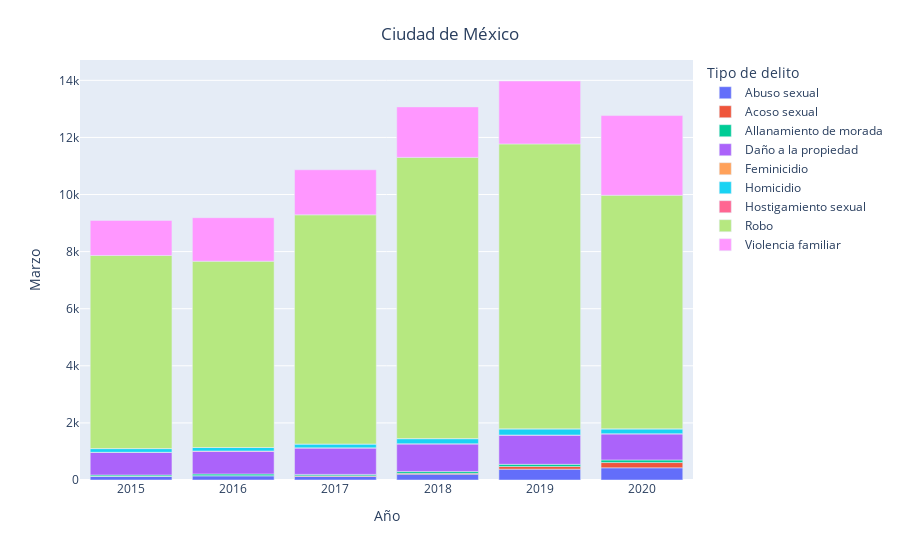

Notebook code for this chart:
### Code cell
entidad = 'Ciudad de México'
mes = 'Marzo'
fig = px.bar(data2[data2['Entidad'] == entidad].groupby(['Año', 'Entidad', 'Tipo de delito']).sum().reset_index()
                   ,x = 'Año', y = mes, color='Tipo de delito')
fig.update_layout(
    title={
        'text': entidad,
        'y':0.95,
        'x':0.5,
        'xanchor': 'center',
        'yanchor': 'top'})
fig.show()

### Figure 1 — Plotly figure (JSON) as saved in the notebook; plotly's stock layout.template omitted (floating-point values rounded to 4 significant figures)
{"data": [{"alignmentgroup": "True", "hovertemplate": "Tipo de delito=Abuso sexual<br>Año=%{x}<br>Marzo=%{y}<extra></extra>", "legendgroup": "Abuso sexual", "marker": {"color": "#636efa"}, "name": "Abuso sexual", "offsetgroup": "Abuso sexual", "orientation": "v", "showlegend": true, "textposition": "auto", "type": "bar", "x": [2015, 2016, 2017, 2018, 2019, 2020], "xaxis": "x", "y": [123, 151, 126, 205, 380, 427], "yaxis": "y"}, {"alignmentgroup": "True", "hovertemplate": "Tipo de delito=Acoso sexual<br>Año=%{x}<br>Marzo=%{y}<extra></extra>", "legendgroup": "Acoso sexual", "marker": {"color": "#EF553B"}, "name": "Acoso sexual", "offsetgroup": "Acoso sexual", "orientation": "v", "showlegend": true, "textposition": "auto", "type": "bar", "x": [2015, 2016, 2017, 2018, 2019, 2020], "xaxis": "x", "y": [4, 0, 20, 30, 92, 184], "yaxis": "y"}, {"alignmentgroup": "True", "hovertemplate": "Tipo de delito=Allanamiento de morada<br>Año=%{x}<br>Marzo=%{y}<extra></extra>", "legendgroup": "Allanamiento de morada", "marker": {"color": "#00cc96"}, "name": "Allanamiento de morada", "offsetgroup": "Allanamiento de morada", "orientation": "v", "showlegend": true, "textposition": "auto", "type": "bar", "x": [2015, 2016, 2017, 2018, 2019, 2020], "xaxis": "x", "y": [48, 60, 51, 65, 77, 91], "yaxis": "y"}, {"alignmentgroup": "True", "hovertemplate": "Tipo de delito=Daño a la propiedad<br>Año=%{x}<br>Marzo=%{y}<extra></extra>", "legendgroup": "Daño a la propiedad", "marker": {"color": "#ab63fa"}, "name": "Daño a la propiedad", "offsetgroup": "Daño a la propiedad", "orientation": "v", "showlegend": true, "textposition": "auto", "type": "bar", "x": [2015, 2016, 2017, 2018, 2019, 2020], "xaxis": "x", "y": [792, 797, 926, 965, 1023, 914], "yaxis": "y"}, {"alignmentgroup": "True", "hovertemplate": "Tipo de delito=Feminicidio<br>Año=%{x}<br>Marzo=%{y}<extra></extra>", "legendgroup": "Feminicidio", "marker": {"color": "#FFA15A"}, "name": "Feminicidio", "offsetgroup": "Feminicidio", "orientation": "v", "showlegend": true, "textposition": "auto", "type": "bar", "x": [2015, 2016, 2017, 2018, 2019, 2020], "xaxis": "x", "y": [4, 9, 3, 5, 4, 6], "yaxis": "y"}, {"alignmentgroup": "True", "hovertemplate": "Tipo de delito=Homicidio<br>Año=%{x}<br>Marzo=%{y}<extra></extra>", "legendgroup": "Homicidio", "marker": {"color": "#19d3f3"}, "name": "Homicidio", "offsetgroup": "Homicidio", "orientation": "v", "showlegend": true, "textposition": "auto", "type": "bar", "x": [2015, 2016, 2017, 2018, 2019, 2020], "xaxis": "x", "y": [130, 121, 136, 180, 217, 170], "yaxis": "y"}, {"alignmentgroup": "True", "hovertemplate": "Tipo de delito=Hostigamiento sexual<br>Año=%{x}<br>Marzo=%{y}<extra></extra>", "legendgroup": "Hostigamiento sexual", "marker": {"color": "#FF6692"}, "name": "Hostigamiento sexual", "offsetgroup": "Hostigamiento sexual", "orientation": "v", "showlegend": true, "textposition": "auto", "type": "bar", "x": [2015, 2016, 2017, 2018, 2019, 2020], "xaxis": "x", "y": [0, 0, 0, 0, 0, 0], "yaxis": "y"}, {"alignmentgroup": "True", "hovertemplate": "Tipo de delito=Robo<br>Año=%{x}<br>Marzo=%{y}<extra></extra>", "legendgroup": "Robo", "marker": {"color": "#B6E880"}, "name": "Robo", "offsetgroup": "Robo", "orientation": "v", "showlegend": true, "textposition": "auto", "type": "bar", "x": [2015, 2016, 2017, 2018, 2019, 2020], "xaxis": "x", "y": [6764, 6527, 8027, 9851, 9979, 8182], "yaxis": "y"}, {"alignmentgroup": "True", "hovertemplate": "Tipo de delito=Violencia familiar<br>Año=%{x}<br>Marzo=%{y}<extra></extra>", "legendgroup": "Violencia familiar", "marker": {"color": "#FF97FF"}, "name": "Violencia familiar", "offsetgroup": "Violencia familiar", "orientation": "v", "showlegend": true, "textposition": "auto", "type": "bar", "x": [2015, 2016, 2017, 2018, 2019, 2020], "xaxis": "x", "y": [1229, 1524, 1578, 1769, 2205, 2792], "yaxis": "y"}], "layout": {"barmode": "relative", "legend": {"title": {"text": "Tipo de delito"}, "tracegroupgap": 0}, "margin": {"t": 60}, "title": {"text": "Ciudad de México", "x": 0.5, "xanchor": "center", "y": 0.95, "yanchor": "top"}, "xaxis": {"anchor": "y", "domain": [0, 1], "title": {"text": "Año"}}, "yaxis": {"anchor": "x", "domain": [0, 1], "title": {"text": "Marzo"}}}}
